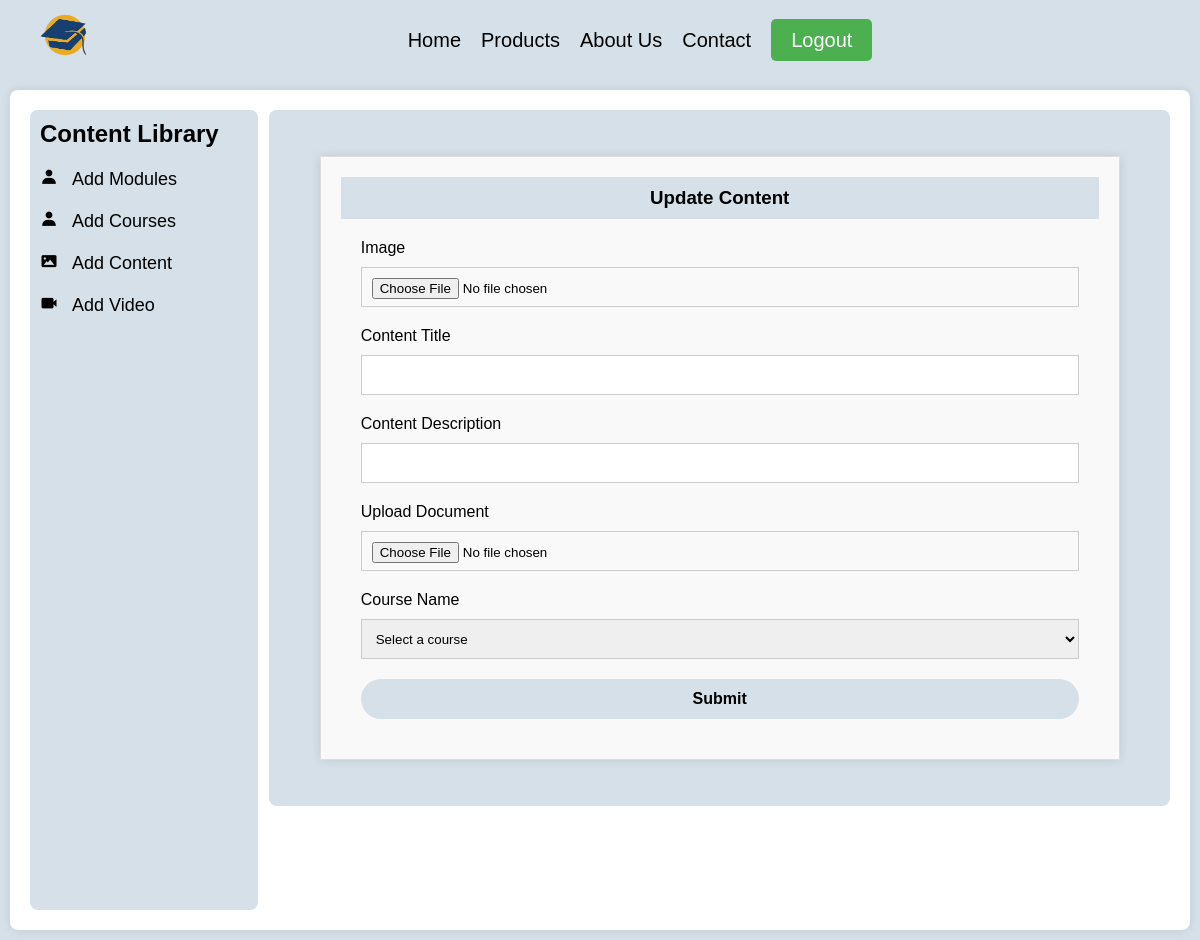
The app's page /contentupdate?id=4 (signed in), older data.
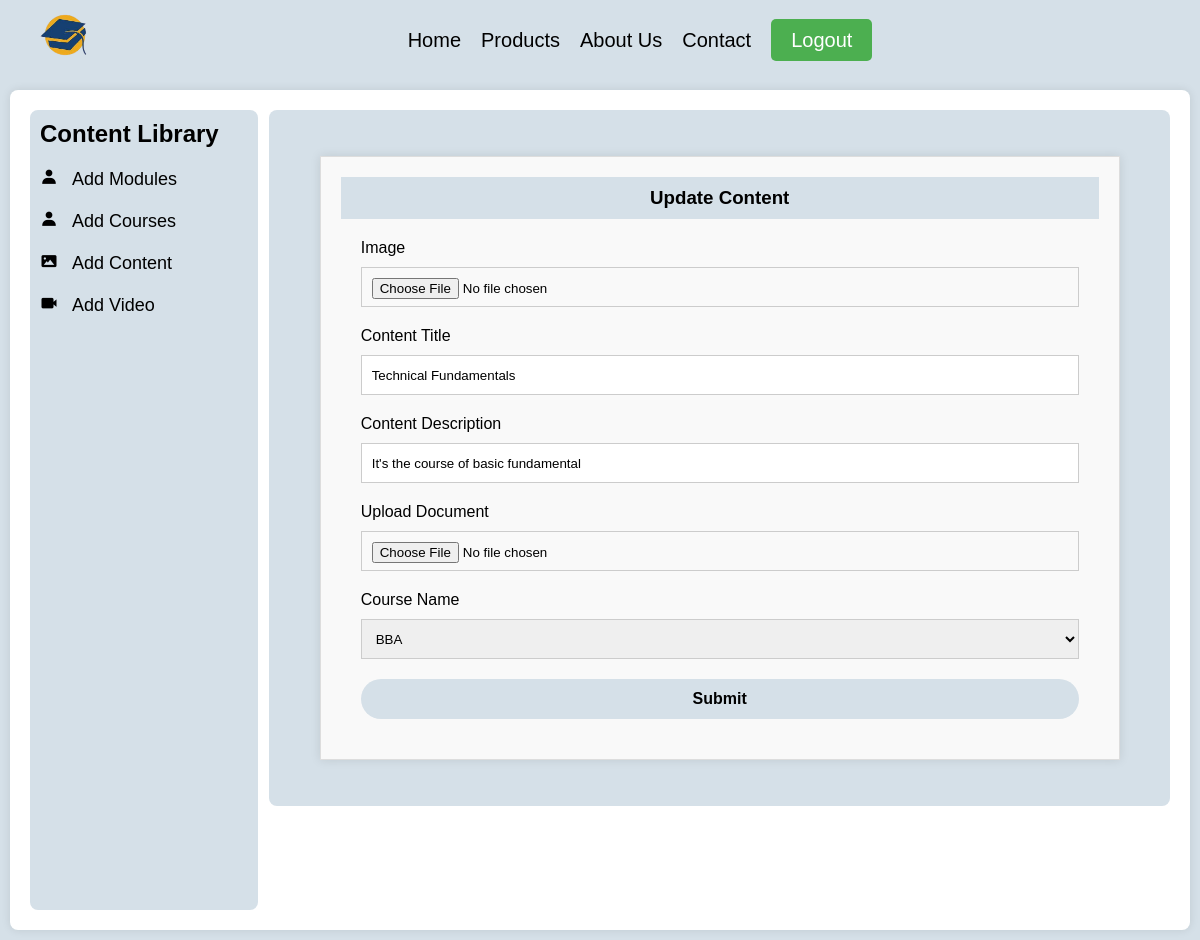
The same page, newer data.
### model.py (models this page shows)
class Document(database.Model):
    id = database.Column(database.Integer, primary_key=True, autoincrement=True)
    title = database.Column(database.String(100), nullable=False)
    description = database.Column(database.Text, nullable=False)
    image_path = database.Column(database.String(200), nullable=False)
    document_path = database.Column(database.String(200), nullable=False)
    course_id = database.Column(database.Integer, database.ForeignKey('course.id'), nullable=False)
    course = database.relationship('Course', backref='contents')

class Course(database.Model):
    id = database.Column(database.Integer, primary_key= True, autoincrement=True)
    ctitle = database.Column(database.String(100), nullable= False)
    cdescription = database.Column(database.String(300), nullable= False)
    cdate = database.Column(database.DateTime, nullable=False)

### app.py (the view, shortened to what this page needs)
@app.route('/contentupdate', methods=['GET', 'POST'])
def contentupdate():
    content_id = request.args.get('id')
    reqcontent = Document.query.get(content_id)
    courses = Course.query.all()
    document = Document.query.all()
    return render_template('contentupdate.html', reqcontent=reqcontent, courses=courses, documents=document)

### templates/contentupdate.html (shortened to what this page needs)
{% extends "parent.html" %}
{% block main %}
<div class="col-8">
    <div class="contact-container">
        <div class="contact-header">
            <h3>Update Content</h3>
        </div>
        <form class="contact-form" action="/contentupdate?id={{ reqcontent.id }}" method="post" enctype="multipart/form-data">
            <label for="img">Image</label>
            <input type="file" id="img" name="img">
            <label for="ctitle">Content Title</label>
            <input type="text" id="ctitle" name="ctitle" value="{{ reqcontent.title }}">
            <label for="cldesc">Content Description</label>
            <input type="text" id="cldesc" name="cldesc" value="{{ reqcontent.description }}">
            <label for="docu">Upload Document</label>
            <input type="file" id="docu" name="docu">
            <label for="course">Course Name</label>
            <select name="course" id="course">
                <option value="">Select a course</option>
                {% for course in courses %}
                <option value="{{ course.id }}" {% if course.id == reqcontent.course_id %}selected{% endif %}>{{ course.ctitle }}</option>
                {% endfor %}
            </select>
            <button type="submit" name="submit">Submit</button>
        </form>
    </div>
</div>
{% endblock main %}

Row changes from the older to the newer data that the page shows:
added Document: ctitle "Technical Fundamentals", cldesc "It's the course of basic fundamental", course "BBA"
Text that changed along with them:
form field course: "Select a course" → (not shown)
